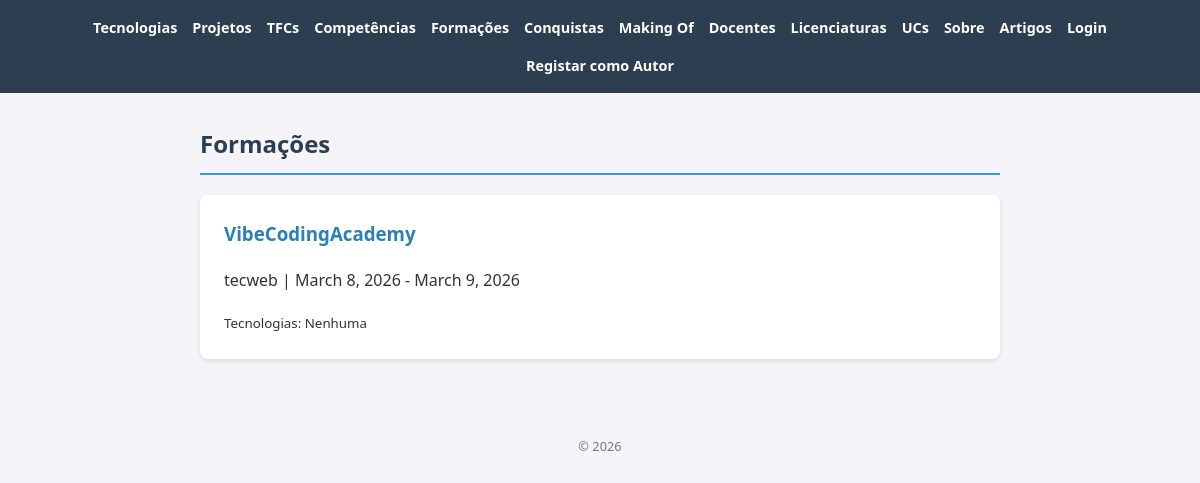
The page /portfolio/formacoes/ on the database its author committed.
### portfolio/models.py (models this page shows, shortened)
class Formacao(models.Model):
    nome = models.CharField(max_length=200)
    tipo = models.CharField(max_length=20)
    data_inicio = models.DateField(blank=True, null=True)
    data_fim = models.DateField(blank=True, null=True)
    tecnologias = models.ManyToManyField(Tecnologia, blank=True, related_name='formacoes')
    competencias = models.ManyToManyField(Competencia, blank=True, related_name='formacoes')

### portfolio/views.py (the view)
# urls.py: path('formacoes/', views.formacoes_view, name='formacoes'),
def formacoes_view(request):
    formacoes = Formacao.objects.prefetch_related('tecnologias', 'competencias').all()
    gestor = request.user.groups.filter(name='gestor-portfolio').exists()
    return render(request, 'formacoes.html', {'formacoes': formacoes, 'gestor': gestor})

### portfolio/templates/formacoes.html (shortened to what this page needs)
{% extends "base.html" %}
{% block content %}
<h2>Formações</h2>
{% for f in formacoes %}
    <article>
        <h3>{{ f.nome }}</h3>
        <p>{{ f.tipo }} | {{ f.data_inicio }} - {{ f.data_fim|default:"Presente" }}</p>
        <small>Tecnologias:
            {% for t in f.tecnologias.all %}{{ t.nome }}{% if not forloop.last %}, {% endif %}{% empty %}Nenhuma{% endfor %}
        </small>
    </article>
{% empty %}
    <p>Sem formações registadas.</p>
{% endfor %}
{% endblock %}

### portfolio/static/portfolio/styles.css (style rules this page uses)
body { font-family: 'Segoe UI', Tahoma, Geneva, Verdana, sans-serif; line-height: 1.6; margin: 0; padding: 0; background-color: #f4f4f9; color: #333; }
h2 { color: #2c3e50; border-bottom: 2px solid #3498db; padding-bottom: 10px; }
article { background: white; margin-bottom: 1.5rem; padding: 1.5rem; border-radius: 8px; box-shadow: 0 2px 5px rgba(0,0,0,0.1); }
article h3 { margin-top: 0; color: #2980b9; }

### rows shown on the page
Formacao: nome "VibeCodingAcademy", tipo "tecweb", data_inicio "March 8, 2026", data_fim "March 9, 2026"
